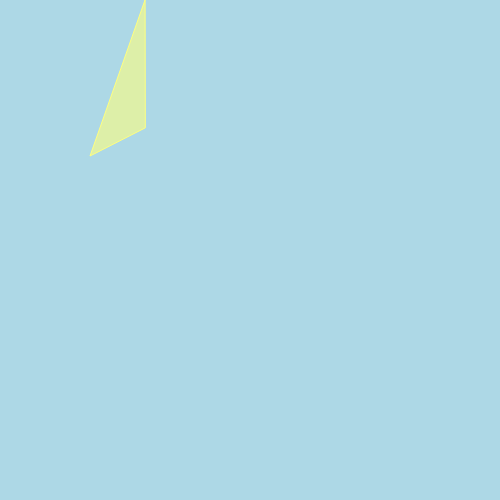
Frame 1 (no input)
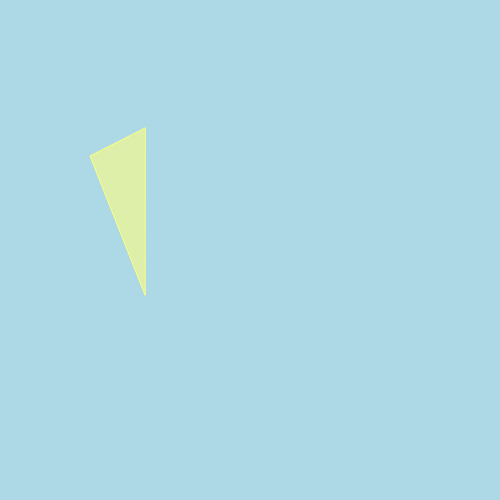
Frame 60 (no input)
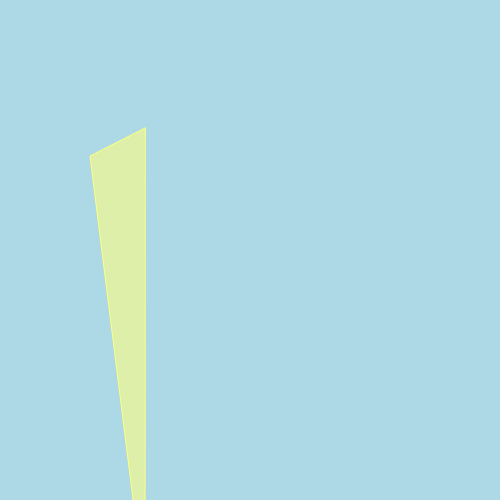
Frame 120 (the mouse pressed at the canvas centre since frame 60)

The p5.js sketch that drew these frames (run headless with seeded random() and noise() and a simulated clock; from frame 60 on, the mouse is pressed at the canvas centre):

// p5.js sketch
// ── sketch.js
//The setup function only happens once
function setup() {
	createCanvas(500, 500); //create a 500px X 500px canvas
}
 var diam1;
 diam1 = 0;
//The draw function happens over and over again
function draw() {
 background(173,216,230); //an RGB color for the canvas' background
  //circle 
  stroke(255,255,127) // an RGB color for the circle's border
  fill(255,255,127,150); // an RGB color for the inside of the circle (the last number refers to transparency (min. 0, max. 255))
  triangle(145, 128, 90, 156, 145,diam1,diam1,diam1,diam1); // center of canvas, 20px dia
  diam1 = diam1+5
}
  function mouseReleased() {
  if (diam1 === 0) {
    diam1 = 255;
  } else {
    diam1 = 0;
  }
text(power)
textSize(32);
text('power', 10, 30);
fill(0, 102, 153);
text('power', 10, 60);
fill(0, 102, 153, 51);
text('power', 10, 90);
}
